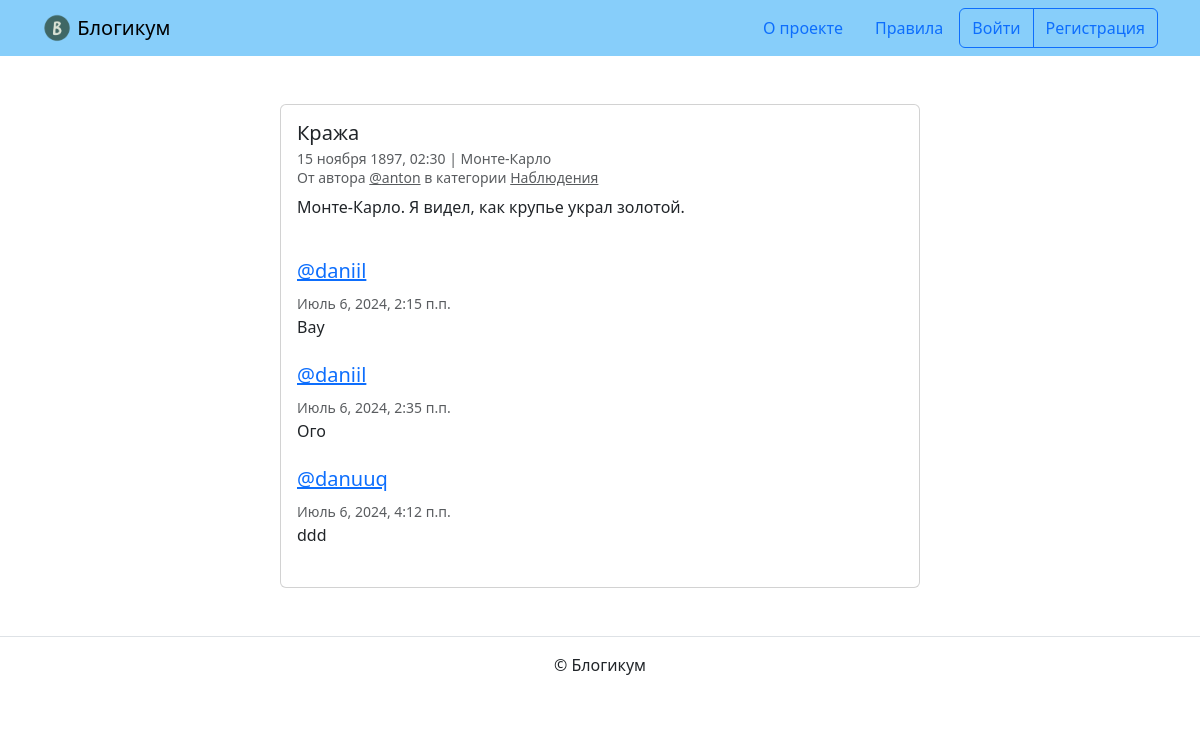
Before: /posts/22/ with the older database file.
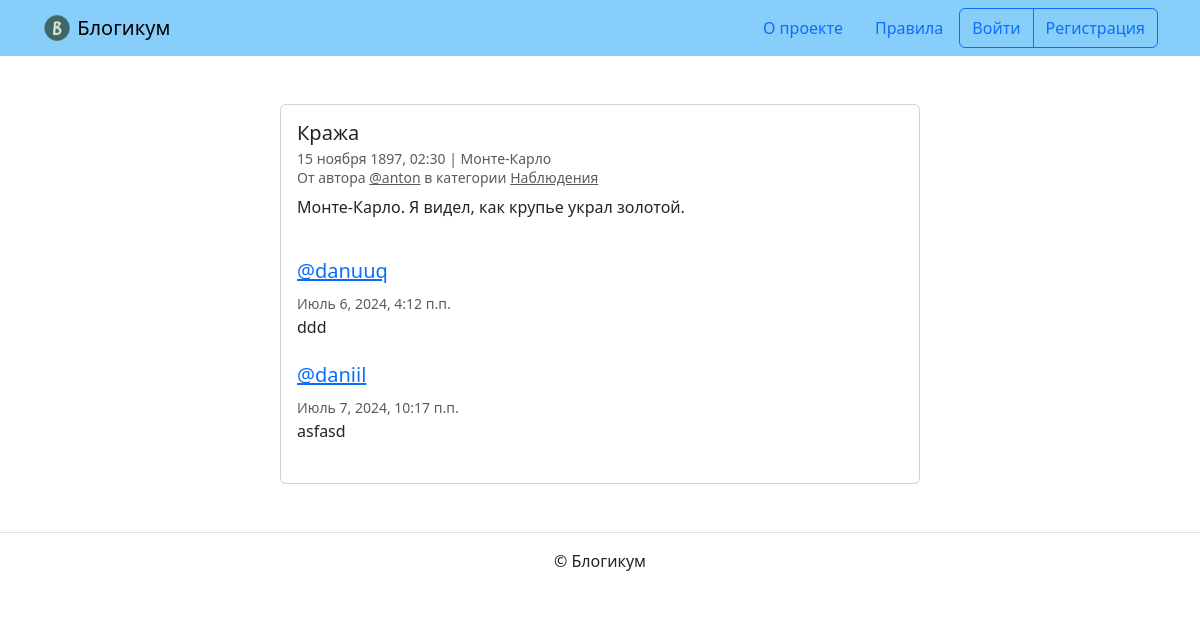
After: the same page with the newer database file.
### blog/models.py (models this page shows, shortened)
class Comment(models.Model):
    text = models.TextField(
        'Комментарий',
        max_length=settings.MAX_FIELD_LENGTH
    )
    publication = models.ForeignKey(
        Post,
        on_delete=models.CASCADE,
        verbose_name='Публикация'
    )
    created_at = models.DateTimeField('Дата публикации', auto_now_add=True)
    author = models.ForeignKey(User, on_delete=models.CASCADE)
    class Meta:
        default_related_name = 'comments'
        ordering = ('created_at',)
        verbose_name = 'коментарий'
        verbose_name_plural = 'Коментарии'

### blog/views.py (the view)
class PostDetailView(PermissionUnpublishedMixin, DetailView):
    queryset = Post.objects.with_related_data()
    template_name = 'blog/detail.html'
    def get_context_data(self, **kwargs):
        context = super().get_context_data(**kwargs)
        context['form'] = CommentForm()
        context['comments'] = (
            self.object.comments.select_related('author')
        )
        return context

### blog/views.py (called while the page is built)
    def test_func(self):
        object = self.get_object()
        if (
            object.pub_date >= timezone.now()
            or not object.is_published
            or not object.category.is_published
        ):
            return object.author == self.request.user
        else:
            return True

### templates/blog/detail.html (shortened to what this page needs)
{% extends "base.html" %}
{% block content %}
  <div class="col d-flex justify-content-center">
    <div class="card" style="width: 40rem;">
      <div class="card-body">
        <h5 class="card-title">{{ post.title }}</h5>
        <h6 class="card-subtitle mb-2 text-muted">
          <small>
            {{ post.pub_date|date:"d E Y, H:i" }} | {% if post.location and post.location.is_published %}{{ post.location.name }}{% else %}Планета Земля{% endif %}<br>
            От автора <a class="text-muted" href="{% url 'blog:profile' post.author.username %}">@{{ post.author.username }}</a> в
            категории {% include "includes/category_link.html" %}
          </small>
        </h6>
        <p class="card-text">{{ post.text|linebreaksbr }}</p>
        {% include "includes/comments.html" %}
      </div>
    </div>
  </div>
{% endblock %}

### templates/includes/comments.html (shortened to what this page needs)
{% if user.is_authenticated %}
  {% load django_bootstrap5 %}
{% endif %}
<br>
{% for comment in comments %}
  <div class="media mb-4">
    <div class="media-body">
      <h5 class="mt-0">
        <a href="{% url 'blog:profile' comment.author.username %}" name="comment_{{ comment.id }}">
          @{{ comment.author.username }}
        </a>
      </h5>
      <small class="text-muted">{{ comment.created_at }}</small>
      <br>
      {{ comment.text|linebreaksbr }}
    </div>
  </div>
{% endfor %}

Changed rows visible on the page:
removed Comment: author.username "daniil", created_at "Июль 6, 2024, 2:15 п.п.", text "Вау"
removed Comment: author.username "daniil", created_at "Июль 6, 2024, 2:35 п.п.", text "Ого"
added Comment: author.username "daniil", created_at "Июль 7, 2024, 10:17 п.п.", text "asfasd"
